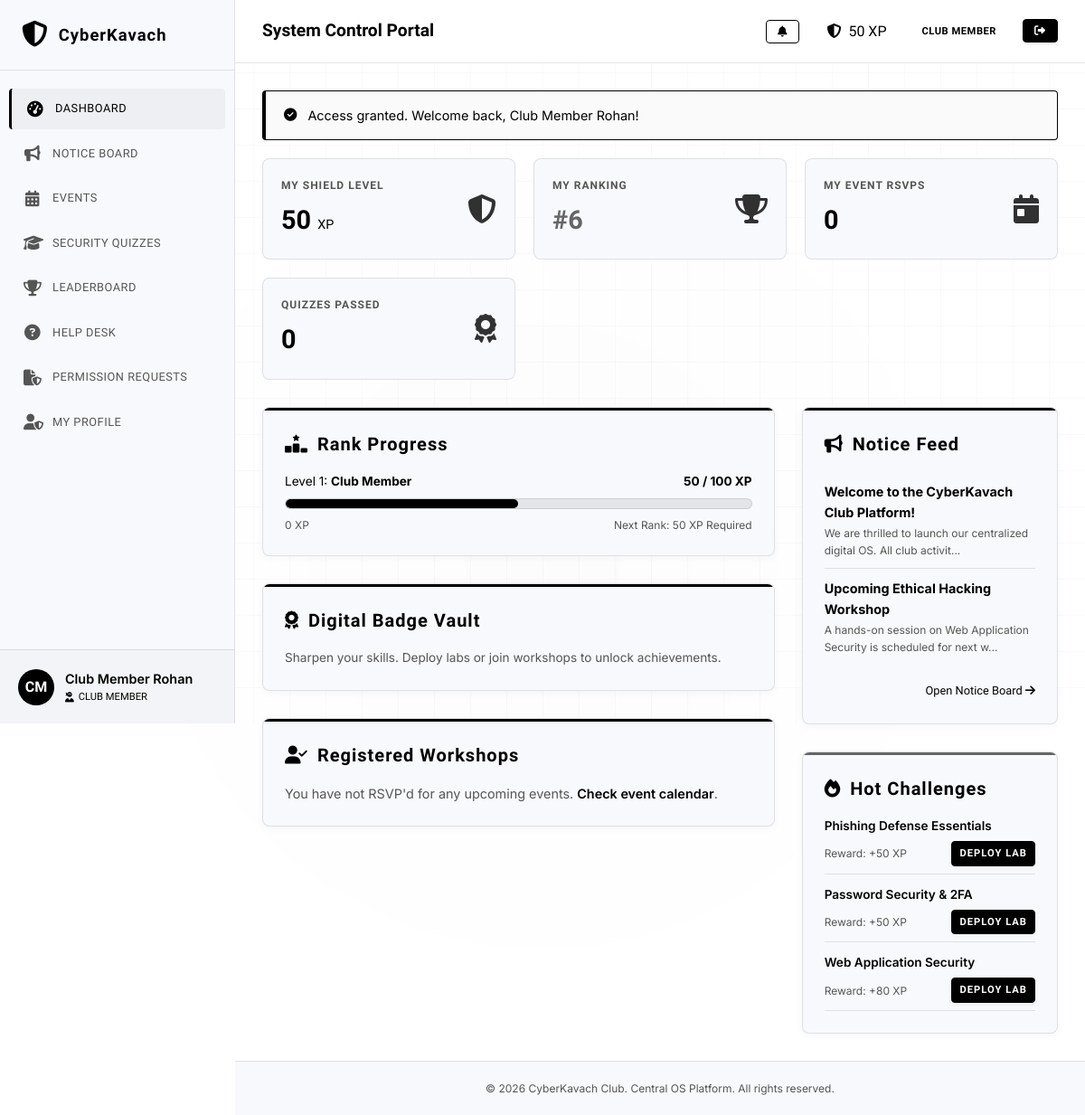
Page /dashboard.php (signed in) on the committed database.
### tables this page shows
CREATE TABLE announcements (
            id INTEGER PRIMARY KEY AUTOINCREMENT,
            title TEXT NOT NULL,
            content TEXT NOT NULL,
            priority TEXT NOT NULL DEFAULT 'Low', -- Low, Medium, High
            created_by INTEGER,
            created_at DATETIME DEFAULT CURRENT_TIMESTAMP,
            FOREIGN KEY (created_by) REFERENCES users(id) ON DELETE SET NULL
        );

CREATE TABLE quizzes (
            id INTEGER PRIMARY KEY AUTOINCREMENT,
            title TEXT NOT NULL,
            description TEXT NOT NULL,
            points INTEGER DEFAULT 50,
            created_at DATETIME DEFAULT CURRENT_TIMESTAMP
        );

### dashboard.php (the view, shortened to what the rows shown need)
<?php
require_once __DIR__ . '/config.php';
require_once __DIR__ . '/db.php';
$user_id = $_SESSION['user_id'];
$user_role = get_user_role();
$announcements = [];
try {
    $stmt = $db->query("SELECT a.*, u.name as author_name FROM announcements a LEFT JOIN users u ON a.created_by = u.id ORDER BY a.created_at DESC LIMIT 5");
    $announcements = $stmt->fetchAll();
} catch (PDOException $e) {}
if ($user_role === 'Faculty Coordinator') {
    try {
        $total_users = $db->query("SELECT COUNT(*) FROM users")->fetchColumn();
        $total_pending = $db->query("SELECT COUNT(*) FROM users WHERE status = 'Pending'")->fetchColumn();
        $total_events = $db->query("SELECT COUNT(*) FROM events")->fetchColumn();
        $open_tickets = $db->query("SELECT COUNT(*) FROM tickets WHERE status != 'Resolved'")->fetchColumn();
        $stmtLogs = $db->query("SELECT l.*, u.name as user_name FROM audit_logs l LEFT JOIN users u ON l.user_id = u.id ORDER BY l.created_at DESC LIMIT 6");
        $recent_logs = $stmtLogs->fetchAll();
        $stmtApproval = $db->query("SELECT * FROM users WHERE status = 'Pending' ORDER BY created_at DESC LIMIT 5");
        $pending_users_list = $stmtApproval->fetchAll();
        $all_members = $db->query("SELECT id, name, email FROM users WHERE role = 'Club Member' AND status = 'Active' ORDER BY name ASC")->fetchAll();
        $all_badges = $db->query("SELECT name FROM badges ORDER BY name ASC")->fetchAll();
    } catch (PDOException $e) {
        set_flash_message('error', 'Failed to fetch dashboard metrics.');
    }
} elseif ($user_role === 'Club Member') {
    try {
        $stmtRecQ = $db->prepare("
            SELECT * FROM quizzes
            WHERE id NOT IN (SELECT quiz_id FROM quiz_attempts WHERE user_id = ? AND passed = 1) LIMIT 3
        ");
        $stmtRecQ->execute([$user_id]);
        $rec_quizzes = $stmtRecQ->fetchAll();
    } catch (PDOException $e) {
        set_flash_message('error', 'Failed to fetch dashboard metrics.');
    }
}
include __DIR__ . '/includes/header.php';
?>
<div class="dashboard-layout">
    <div>
        <?php if ($user_role === 'Club Member'): ?>
            <div class="card" style="margin-bottom: 30px;">
                <?php if (!empty($announcements)): ?>
                    <div class="notice-feed">
                        <?php foreach ($announcements as $ann): ?>
                            <div class="notice-item" style="padding: 10px 0;">
                                <div class="notice-title" style="font-size: 0.9rem; margin-bottom: 2px;">
                                    <strong><?php echo sanitize($ann['title']); ?></strong>
                                </div>
                                <div style="font-size:0.75rem; color: var(--text-muted);"><?php echo sanitize(substr($ann['content'], 0, 70)) . (strlen($ann['content']) > 70 ? '...' : ''); ?></div>
                            </div>
                        <?php endforeach; ?>
                    </div>
                <?php else: ?>
                    <p style="color: var(--text-muted); font-size: 0.85rem; margin-top: 10px;">No announcements.</p>
                <?php endif; ?>
            </div>
        <?php endif; ?>
        <?php if ($user_role === 'Faculty Coordinator'): ?>
            <div class="card card-pink">
                <h3 class="card-title text-pink"><i class="fa-solid fa-gears"></i> Core System Tools</h3>
                <ul style="list-style: none; display: flex; flex-direction: column; gap: 10px; margin-top: 15px;">
                    <li>
                        <a href="admin.php" class="btn btn-danger btn-block" style="font-size:0.75rem; justify-content: flex-start;">
                            <i class="fa-solid fa-users-gear"></i> Manage User Accounts
                        </a>
                    </li>
                    <li>
                        <a href="requests.php" class="btn btn-secondary btn-block" style="font-size:0.75rem; justify-content: flex-start;">
                            <i class="fa-solid fa-file-shield"></i> Permission Requests Portal
                        </a>
                    </li>
                    <li>
                        <a href="events.php" class="btn btn-secondary btn-block" style="font-size:0.75rem; justify-content: flex-start;">
                            <i class="fa-solid fa-calendar-plus"></i> Schedule Security Event
                        </a>
                    </li>
                    <li>
                        <a href="announcements.php" class="btn btn-secondary btn-block" style="font-size:0.75rem; justify-content: flex-start;">
                            <i class="fa-solid fa-bullhorn"></i> Post Critical Alert
                        </a>
                    </li>
                </ul>
            </div>
        <?php elseif ($user_role === 'Club Member'): ?>
            <div class="card card-pink">
                <?php if (!empty($rec_quizzes)): ?>
                    <ul style="list-style: none; display: flex; flex-direction: column; gap: 12px; margin-top: 15px;">
                        <?php foreach ($rec_quizzes as $quiz): ?>
                            <li style="border-bottom: 1px solid var(--border-glow); padding-bottom: 8px;">
                                <div style="font-size: 0.85rem; font-weight: 600;"><?php echo sanitize($quiz['title']); ?></div>
                                <div style="display:flex; justify-content:space-between; align-items:center; margin-top: 5px;">
                                    <span style="font-size:0.75rem; color: var(--text-muted);">Reward: +<?php echo $quiz['points']; ?> XP</span>
                                    <a href="quizzes.php?id=<?php echo $quiz['id']; ?>" class="btn btn-danger" style="padding: 4px 8px; font-size: 0.7rem;">Deploy Lab</a>
                                </div>
                            </li>
                        <?php endforeach; ?>
                    </ul>
                <?php else: ?>
                    <p style="color: var(--text-muted); font-size: 0.85rem; margin-top: 10px;">Amazing! You've completed all available security quizzes.</p>
                <?php endif; ?>
            </div>
        <?php endif; ?>
    </div>
</div>
<?php include __DIR__ . '/includes/footer.php'; ?>

### rows in the picture
announcements: title "Welcome to the CyberKavach Club Platform!", content "We are thrilled to launch our centralized digital OS. All club activit"
announcements: title "Upcoming Ethical Hacking Workshop", content "A hands-on session on Web Application Security is scheduled for next w"
quizzes: title "Phishing Defense Essentials", points "50"
quizzes: title "Password Security & 2FA", points "50"
quizzes: title "Web Application Security", points "80"

### other values in the picture
$initials "CM"
$user_name "Club Member Rohan"
$user_role "CLUB MEMBER"
$page_heading "System Control Portal"
$_SESSION['user_points'] "50"
get_user_role() "CLUB MEMBER"
$flash['message'] "Access granted. Welcome back, Club Member Rohan!"
$my_points "50"
$rank "6"
$registered_count "0"
$quizzes_count "0"
$level "1"
$user_role "Club Member"
$next_level_xp "100"
$prev_level_xp "0"
